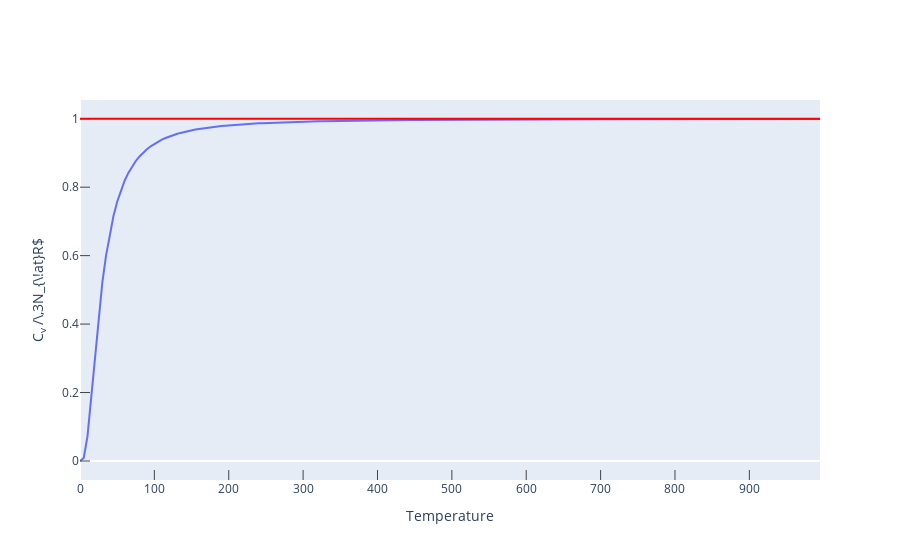

This figure's notebook cell:
### Code cell
fig = go.Figure()
scatter = go.Scatter(x=temperatures, y=ph_cv)
fig.add_trace(scatter)
fig.add_hline(y=1, line_width=2, line_color="red")
fig.update_layout(
    xaxis =  {'mirror': True, 'showgrid': False, 'ticks': 'inside', 'ticklen':10},
    yaxis =  {'mirror': True, 'showgrid': False, 'ticks': 'inside', 'ticklen':10},
    xaxis_title = "Temperature",
    yaxis_title = "C<sub>v</sub> /\,3N_{\!at}R$",        
)
fig.show()

### Figure 1 — Plotly figure (JSON) as saved in the notebook; plotly's stock layout.template omitted (floating-point values rounded to 4 significant figures; data arrays with more than 128 entries replaced by an {"elided": "..."} marker saying what was removed)
{"data": [{"type": "scatter", "x": {"elided": "200 int values"}, "y": {"elided": "200 float values"}}], "layout": {"shapes": [{"line": {"color": "red", "width": 2}, "type": "line", "x0": 0, "x1": 1, "xref": "x domain", "y0": 1, "y1": 1, "yref": "y"}], "xaxis": {"mirror": true, "showgrid": false, "ticklen": 10, "ticks": "inside", "title": {"text": "Temperature"}}, "yaxis": {"mirror": true, "showgrid": false, "ticklen": 10, "ticks": "inside", "title": {"text": "C<sub>v</sub> /\\,3N_{\\!at}R$"}}}}
